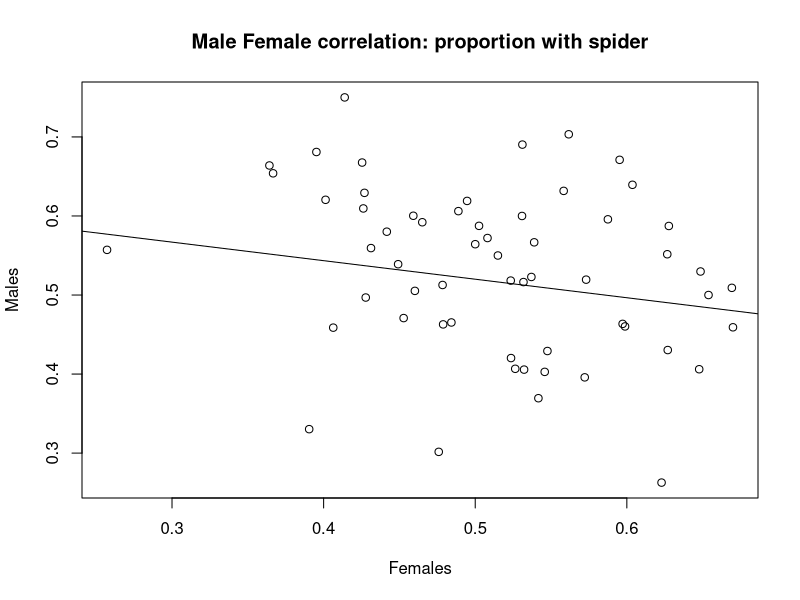

This chart was generated by the following R code: (Note: this script raises an error after producing the figure.)
# Practice Script for perception analysis

#Packages:
library(ggplot2)
library(dplyr)
library(lme4)
library(car)
library(effects)
require(lattice)

perception <- read.csv('Perception_all_Data.csv', h=TRUE)

#DGRP as factor
perception$DGRP <- factor(perception$DGRP)

#Average temp and humidity over three days and scaled:
perception$Avg_temp <- with(perception, (Temp_24 + Temp_48 + Temp_start)/3)

perception$Avg_hum <- with(perception, (Humidity_24 + Humidity_48 + Humidity_start)/3)

perception$Avg_BP <- with(perception, (BP_Start + BP_24 + BP_48)/3)

perception$TempScaled <- with(perception, scale(Avg_temp))

perception$HumidityScaled <- with(perception, scale(Avg_hum))

perception$BPScaled <- with(perception, scale(Avg_BP))

#Total those assorted into vials
perception$spiANDno_48 <- with(perception, Spider_48 + Not_Spider_48)

#Subsample of those with more than six total in vials
perception <- subset(perception, spiANDno_48 >= 6)

#New data frame with needed variables (and change some names):
DGRP_by_counts <- with(perception,
                       data.frame(DGRP, Sex, Spider=Spider_48,
                                  Not_spider=Not_Spider_48, Outside=Outside_48,
                                  Date=Start_date, Temp_Scaled=TempScaled, Humidity_Scaled=HumidityScaled,
                                  BP_Scaled=BPScaled, Vial_total= spiANDno_48, Number=Number))

DGRP_by_counts$proportion_spider <- with(DGRP_by_counts, Spider/Vial_total)

#Data set with all DGRP lines together into one group (by sex also): inclueds mean temperature scales (and humidity) and the mean proportion with spiders and SE

DGRP_sub <-DGRP_by_counts %>%
  group_by(DGRP, Sex) %>%
  summarise(prop_spider=mean(proportion_spider),
            Mean_temp_scaled=mean(Temp_Scaled),
            Mean_hum_scaled=mean(Humidity_Scaled),
            Mean_BP_scaled=mean(BP_Scaled),
            se =((sd(proportion_spider))/sqrt(n())))


###Sex Correlation:

with(DGRP_sub, cor(prop_spider[Sex == "Female"],prop_spider[Sex == "Male"] ))

line2 <- lm(DGRP_sub$prop_spider[DGRP_sub$Sex == "Female"] ~ DGRP_sub$prop_spider[DGRP_sub$Sex == "Male"])

with(DGRP_sub, plot(x = prop_spider[Sex == "Female"],y = prop_spider[Sex == "Male"], xlab = "Females", ylab = "Males", abline(line2), main = "Male Female correlation: proportion with spider"))


#Models: 
mod2 <- glmer(cbind(Spider, Not_spider) ~ 0+DGRP + Temp_Scaled + Humidity_Scaled + BP_Scaled + (1|Date), data = DGRP_by_counts, family = "binomial"
)


mod2.id <- glmer(cbind(Spider, Not_spider) ~ 1 + Sex + Temp_Scaled + Humidity_Scaled + BP_Scaled + (0 + Sex|DGRP) + (1|Date), 
                 data = DGRP_by_counts, family = "binomial")
print(summary(mod2.id), correlation = TRUE)
rr1 <- ranef(mod2.id, condVar = TRUE)
mod3.id <- glmer(cbind(Spider, Not_spider) ~ 1 + Sex + Temp_Scaled + Humidity_Scaled + BP_Scaled + (1|DGRP) + (1|Date), 
                 data = DGRP_by_counts, family = "binomial")
print(summary(mod3.id), correlation = TRUE)

Anova(mod2)
plot(allEffects(mod2))
plot(effect("DGRP", mod2), ylab = "Proportion with spider", rotx = 90)

eff_plot <- effect("DGRP", mod2)
eff_plot <- as.data.frame(eff_plot)
#eff_plot
p_eff <- ggplot(eff_plot, aes(y = fit, x = reorder(DGRP,fit))) + 
  geom_point(size = 2) + 
  geom_errorbar(aes(ymin = lower, ymax = upper), size = 1.2, width = 0.2) +
  labs(y = "Fit", x = "DGRP Line") + 
  ggtitle("DGRP effect plot") +
  geom_hline(yintercept = 0.5, size=0.25) +
  theme(plot.title = element_text(size=22)) +
  theme(axis.text.x = element_text(angle=90, hjust = 1))
p_eff


#Model for sex effects

DGRP_by_counts$proportion_spider
mod3 <- lmer(proportion_spider ~ DGRP:Sex + Sex + DGRP + Temp_Scaled + Humidity_Scaled + BP_Scaled + (1|Date), data = DGRP_by_counts)
print(summary(mod3), correlation = TRUE)
Anova(mod3)
plot(allEffects(mod3))
plot(effect("DGRP:Sex", mod3), multiline = TRUE, rotx = 90)
xx <- plot(effect("DGRP*Sex", mod3), multiline = FALSE, rotx = 90)
xx

dgrp_sex <- effect("DGRP*Sex", mod3)
dgrp_sex <- as.data.frame(dgrp_sex)

p_sex <- ggplot(data=dgrp_sex, aes(x=DGRP, y=fit, colour=Sex))+ 
  geom_point(size = 3, alpha=0.5) + 
  geom_errorbar(aes(ymin = lower, ymax = upper), size = 1.2, width = 0.2) +
  labs(y = "Fit", x = "DGRP Line") + 
  ggtitle("DGRP proportion with spider effects plot") +
  geom_hline(yintercept = 0.5, size=0.35, alpha=0.5) +
  theme(plot.title = element_text(size=22)) +
  theme(axis.text.x = element_text(angle=90, hjust = 1))
p_sex

DGRP_by_countsMALE <- subset(DGRP_by_counts, Sex == "Male")
DGRP_by_countsFEMALE <- subset(DGRP_by_counts, Sex == "Female")

#MALES
mod_male <- lmer(proportion_spider ~ DGRP+ Temp_Scaled + Humidity_Scaled + BP_Scaled + (1|Date), data = DGRP_by_countsMALE)
print(summary(mod_male), correlation = TRUE)
Anova(mod_male)
#plot(allEffects(mod_male))
plot(effect("DGRP", mod_male), rotx = 90, main="Male")

eff_male <- effect("DGRP", mod_male)
eff_male <- as.data.frame(eff_male)
#eff_male
p_male <- ggplot(eff_male, aes(y = fit, x = reorder(DGRP,fit))) + 
  geom_point(size = 3, colour="blue") + 
  geom_errorbar(aes(ymin = lower, ymax = upper), size = 1.2, width = 0.2, colour="blue") +
  labs(y = "Fit", x = "DGRP Line") + 
  ggtitle("Male DGRP Lines") +
  geom_hline(yintercept = 0.5, size=0.5) +
  theme(plot.title = element_text(size=22)) +
  theme(axis.text.x = element_text(angle=90, hjust = 1))
p_male

#FEMALES
mod_female <- lmer(proportion_spider ~ DGRP+ Temp_Scaled + Humidity_Scaled + BP_Scaled + (1|Date), data = DGRP_by_countsFEMALE)
print(summary(mod_female), correlation = TRUE)
Anova(mod_female)
#plot(allEffects(mod_female))
plot(effect("DGRP", mod_female), rotx = 90, main="Female")

#CHANGE COLOUR!
eff_female <- effect("DGRP", mod_female)
eff_female <- as.data.frame(eff_female)
#eff_female
p_female <- ggplot(eff_female, aes(y = fit, x = reorder(DGRP,fit))) + 
  geom_point(size = 3, colour="purple") + 
  geom_errorbar(aes(ymin = lower, ymax = upper), size = 1.2, width = 0.2, colour="purple") +
  labs(y = "Fit", x = "DGRP Line") + 
  ggtitle("Female DGRP Lines") +
  geom_hline(yintercept = 0.5, size=0.5) +
  theme(plot.title = element_text(size=22)) +
  theme(axis.text.x = element_text(angle=90, hjust = 1))
p_female



### Model Edits by Ian
mod2.id <- glmer(cbind(Spider, Not_spider) ~ 1 + Sex + Temp_Scaled + Humidity_Scaled + BP_Scaled + (0 + Sex|DGRP) + (1|Date), 
                 data = DGRP_by_counts, family = "binomial")
print(summary(mod2.id), correlation = TRUE)
rr1 <- ranef(mod2.id, condVar = TRUE)

#DGRP do not vary by sex
mod3.id <- glmer(cbind(Spider, Not_spider) ~ 1 + Sex + Temp_Scaled + Humidity_Scaled + BP_Scaled + (1|DGRP) + (1|Date), 
                 data = DGRP_by_counts, family = "binomial")
print(summary(mod3.id), correlation = TRUE)

mod3.id <- glmer(cbind(Spider, Not_spider) ~ 1 + Sex + Temp_Scaled + Humidity_Scaled + BP_Scaled + (1|Date),
                 data = DGRP_by_counts, family = "binomial")
print(summary(mod3.id), correlation = TRUE)


mod4.id <- glmer(cbind(Spider, Not_spider) ~ 1 + Sex + Temp_Scaled + Humidity_Scaled + BP_Scaled + (1|DGRP) + (1|Date),
                 data = DGRP_by_counts, family = "binomial")
print(summary(mod4.id), correlation = TRUE)

plot(effect("Sex", mod2.id), ylab = "Proportion with spider", rotx = 90)
plot(allEffects(mod2.id))

mod5.id <- glmer(cbind(Spider, Not_spider) ~ 1 + Sex + (0 + Sex|DGRP) + (1|Date),
                 data = DGRP_by_counts, family = "binomial")
print(summary(mod5.id), correlation = TRUE)

mod6.id <- glmer(cbind(Spider, Not_spider) ~ 1 + Sex + Temp_Scaled + Humidity_Scaled + BP_Scaled + (0 + Sex|DGRP),
                 data = DGRP_by_counts, family = "binomial")
print(summary(mod6.id), correlation = TRUE)


plot(allEffects(mod6.id))
print(summary(mod6.id), correlation = TRUE)
ranef(mod6.id)
?ranef
ranef(mod6.id, condVar = TRUE)
rr1 <- ranef(mod6.id, condVar = TRUE)
str(rr1)
require(lattice)
dotplot(rr1)




##### Had the model already: (mod1)

#Remove date or temp,hum,bp:  Redundant to have both?
mod1 <- glmer(cbind(Not_spider, Spider) ~ 1 + Sex + Temp_Scaled + Humidity_Scaled + BP_Scaled #+ (1|Date) 
              + (0 + Sex|DGRP), data = DGRP_by_counts, family = "binomial")
summary(mod1)
plot(allEffects(mod1))
ranef(mod1)
ranef(mod1, condVar = TRUE)
rr1 <- ranef(mod1, condVar = TRUE)
str(rr1)
fixef(mod1)
dotplot(rr1)
qqmath(rr1)
plot(rr1)

#Females?
theRan <- ranef(mod1, condVar=TRUE)
head(theRan)
pv <- attr(theRan$DGRP, "postVar")
se <- pv[1, 1, ]
theIntercepts <- theRan$DGRP[, 1, drop=F]
theFrame <- cbind(theIntercepts, se)
head(theFrame)
names(theFrame)[1] <- "Intercept"
theFrame$Low <- with(theFrame, Intercept - 2 * se)
theFrame$High <- with(theFrame, Intercept + 2 * se)
theFrame$Variable <- rownames(theFrame)
ggplot(theFrame, aes(y=Intercept, x=reorder(Variable, Intercept))) + geom_linerange(aes(ymin=Low, ymax=High), colour="black") + geom_point(, colour="blue") + coord_flip() + labs(y="Intercept", x=NULL)
